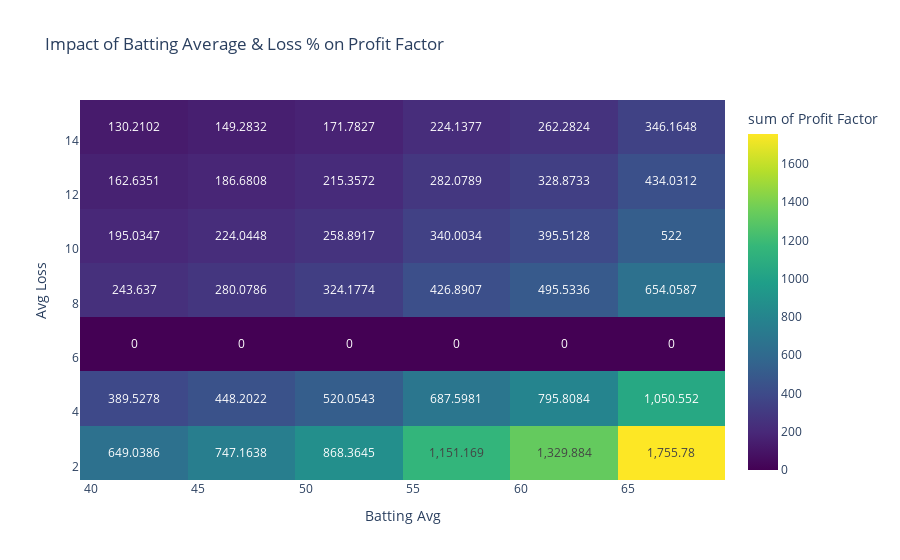
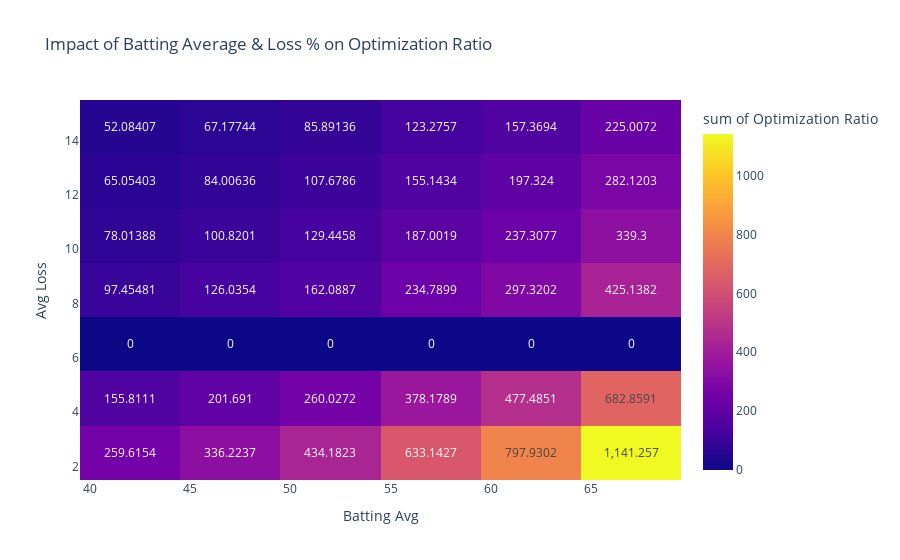
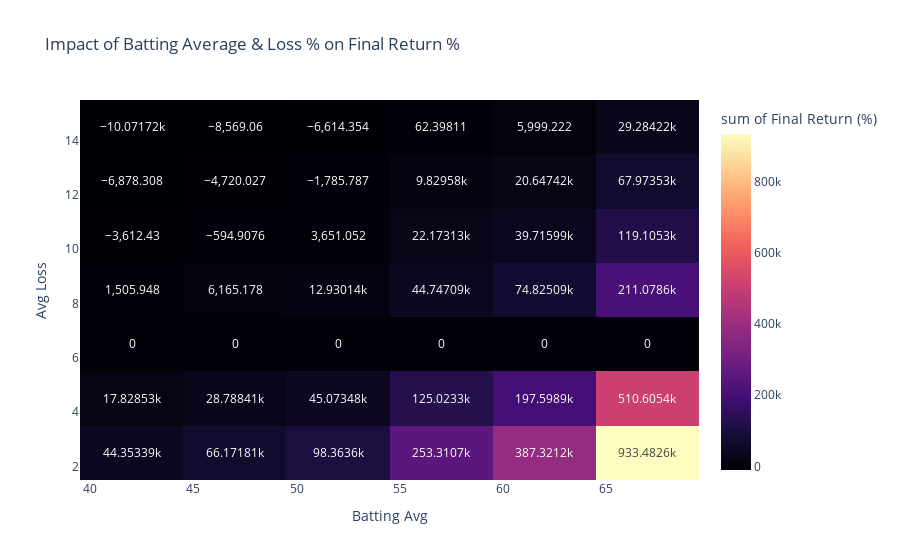

The notebook cell these images were saved under, in order:
### Code cell
import plotly.express as px

# Heatmap: Batting Avg vs. Profit Factor (with sum labels)
fig1 = px.density_heatmap(
    df_results, x="Batting Avg", y="Avg Loss", z="Profit Factor",
    title="Impact of Batting Average & Loss % on Profit Factor",
    color_continuous_scale="Viridis",
    text_auto=True  # Adds text inside heatmap cells
)

# Heatmap: Batting Avg vs. Optimization Ratio (with sum labels)
fig2 = px.density_heatmap(
    df_results, x="Batting Avg", y="Avg Loss", z="Optimization Ratio",
    title="Impact of Batting Average & Loss % on Optimization Ratio",
    color_continuous_scale="Plasma",
    text_auto=True
)

# Heatmap: Batting Avg vs. Final Return % (with sum labels)
fig3 = px.density_heatmap(
    df_results, x="Batting Avg", y="Avg Loss", z="Final Return (%)",
    title="Impact of Batting Average & Loss % on Final Return %",
    color_continuous_scale="Magma",
    text_auto=True
)

# Show all figures with labels
fig1.show()
fig2.show()
fig3.show()

### Figure 1 — Plotly figure (JSON) as saved in the notebook; plotly's stock layout.template omitted (floating-point values rounded to 4 significant figures; data arrays with more than 128 entries replaced by an {"elided": "..."} marker saying what was removed)
{"data": [{"coloraxis": "coloraxis", "histfunc": "sum", "hovertemplate": "Batting Avg=%{x}<br>Avg Loss=%{y}<br>sum of Profit Factor=%{z}<extra></extra>", "name": "", "texttemplate": "%{z}", "type": "histogram2d", "x": {"elided": "9072 int values"}, "xaxis": "x", "xbingroup": "x", "y": {"elided": "9072 int values"}, "yaxis": "y", "ybingroup": "y", "z": {"elided": "9072 float values"}}], "layout": {"coloraxis": {"colorbar": {"title": {"text": "sum of Profit Factor"}}, "colorscale": [[0, "#440154"], [0.1111, "#482878"], [0.2222, "#3e4989"], [0.3333, "#31688e"], [0.4444, "#26828e"], [0.5556, "#1f9e89"], [0.6667, "#35b779"], [0.7778, "#6ece58"], [0.8889, "#b5de2b"], [1, "#fde725"]]}, "legend": {"tracegroupgap": 0}, "title": {"text": "Impact of Batting Average & Loss % on Profit Factor"}, "xaxis": {"anchor": "y", "domain": [0, 1], "title": {"text": "Batting Avg"}}, "yaxis": {"anchor": "x", "domain": [0, 1], "title": {"text": "Avg Loss"}}}}

### Figure 2 — Plotly figure (JSON) as saved in the notebook; plotly's stock layout.template omitted (floating-point values rounded to 4 significant figures; data arrays with more than 128 entries replaced by an {"elided": "..."} marker saying what was removed)
{"data": [{"coloraxis": "coloraxis", "histfunc": "sum", "hovertemplate": "Batting Avg=%{x}<br>Avg Loss=%{y}<br>sum of Optimization Ratio=%{z}<extra></extra>", "name": "", "texttemplate": "%{z}", "type": "histogram2d", "x": {"elided": "9072 int values"}, "xaxis": "x", "xbingroup": "x", "y": {"elided": "9072 int values"}, "yaxis": "y", "ybingroup": "y", "z": {"elided": "9072 float values"}}], "layout": {"coloraxis": {"colorbar": {"title": {"text": "sum of Optimization Ratio"}}, "colorscale": [[0, "#0d0887"], [0.1111, "#46039f"], [0.2222, "#7201a8"], [0.3333, "#9c179e"], [0.4444, "#bd3786"], [0.5556, "#d8576b"], [0.6667, "#ed7953"], [0.7778, "#fb9f3a"], [0.8889, "#fdca26"], [1, "#f0f921"]]}, "legend": {"tracegroupgap": 0}, "title": {"text": "Impact of Batting Average & Loss % on Optimization Ratio"}, "xaxis": {"anchor": "y", "domain": [0, 1], "title": {"text": "Batting Avg"}}, "yaxis": {"anchor": "x", "domain": [0, 1], "title": {"text": "Avg Loss"}}}}

### Figure 3 — Plotly figure (JSON) as saved in the notebook; plotly's stock layout.template omitted (floating-point values rounded to 4 significant figures; data arrays with more than 128 entries replaced by an {"elided": "..."} marker saying what was removed)
{"data": [{"coloraxis": "coloraxis", "histfunc": "sum", "hovertemplate": "Batting Avg=%{x}<br>Avg Loss=%{y}<br>sum of Final Return (%)=%{z}<extra></extra>", "name": "", "texttemplate": "%{z}", "type": "histogram2d", "x": {"elided": "9072 int values"}, "xaxis": "x", "xbingroup": "x", "y": {"elided": "9072 int values"}, "yaxis": "y", "ybingroup": "y", "z": {"elided": "9072 float values"}}], "layout": {"coloraxis": {"colorbar": {"title": {"text": "sum of Final Return (%)"}}, "colorscale": [[0, "#000004"], [0.1111, "#180f3d"], [0.2222, "#440f76"], [0.3333, "#721f81"], [0.4444, "#9e2f7f"], [0.5556, "#cd4071"], [0.6667, "#f1605d"], [0.7778, "#fd9668"], [0.8889, "#feca8d"], [1, "#fcfdbf"]]}, "legend": {"tracegroupgap": 0}, "title": {"text": "Impact of Batting Average & Loss % on Final Return %"}, "xaxis": {"anchor": "y", "domain": [0, 1], "title": {"text": "Batting Avg"}}, "yaxis": {"anchor": "x", "domain": [0, 1], "title": {"text": "Avg Loss"}}}}
